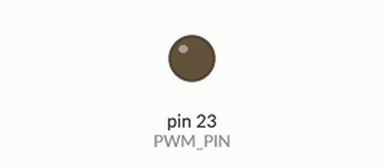
A sketch run on a simulated Arduino Mega 2560, built with avr-gcc and run on an emulated ATmega2560. On the bench: output pins drawn as LEDs (lit = HIGH).

Above: at 0.9 s.
At 6.7 s:
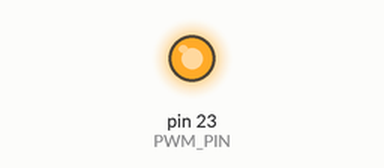
Timing chart, 0 to 8.8 s (numbered marks = the images above):
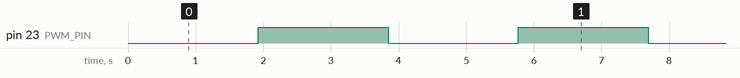

The sketch:

PWM.ino
```cpp
#define PWM_PIN 23

void setup() {
  // put your setup code here, to run once:
  pinMode(PWM_PIN, OUTPUT);
}

void loop() {
  // put your main code here, to run repeatedly:
  for (int dutyCycle = 0; dutyCycle <=255; dutyCycle++){
    analogWrite(PWM_PIN, dutyCycle);
    delay(15);
  }

}
```

Measured:
- by itself, pin 23 (PWM_PIN): alternates HIGH for 1.9 s and LOW for 1.9 s
